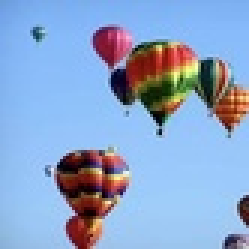
#> input picture images/images_sq.jpg, 83 x 83 px, shrunk from 188 x 188 before the run, found by its file name (shown 3 times larger)
$ jupyter execute 04_texture.ipynb   (older library calls are emulated)
#> lines starting #> are read from the running program, lines starting #| are printed output that depends on the picture; long printed decimals are rounded
[](https://colab.research.google.com/github/upm-classes/image-understanding-2022-2023/blob/main/04_texture.ipynb)

[cell 1]
# Download data from github

# Set path of the images
image_path = './image-understanding-2022-2023/images'

# Entropy

In information theory, information entropy give information about the amount of information.

For a given neighborhood within an image, the local entropy gives information on how complex this neighborhood is. To define the neighborhood, a structuring element or filter is used. This filter makes it possible to detect variations in the local gray level distribution.

[cell 2]
import cv2
import numpy as np
from matplotlib import pyplot as plt
import os

from skimage.filters.rank import entropy
from skimage.morphology import disk

### Read image

[cell 3]
image = cv2.imread(os.path.join(image_path, 'images_sq.jpg'))
#> image is the input picture: shape (83, 83, 3); mean B, G, R 202.3, 164.4, 138.7
image = cv2.cvtColor(image, cv2.COLOR_BGR2RGB) # obtain an RGB version

plt.imshow(image)
plt.show()

### Local entropy calculation

[cell 4]
filter_sizes = [5, 7, 11, 15]

for n in filter_sizes:

  footprint = disk(n) # Neighborhood in which entropy is calculated

  im = cv2.cvtColor(image, cv2.COLOR_RGB2GRAY)  # Convert to gray scale
  e = entropy(im, footprint) # Calculate local entropy

  fig, (ax1, ax2, ax3) = plt.subplots(ncols=3, figsize=(12, 4))
  fig.suptitle(f'Neighborhood {n}')

  ax1.imshow(image)
  ax1.set_title("Image")
  ax1.axis("off")

  ax2.imshow(footprint, cmap='gray')
  ax2.set_title("Footprint")

  colbar = ax3.imshow(e, cmap='viridis')
  ax3.set_title("Entropy")
  ax3.axis("off")
  fig.colorbar(colbar, ax=ax3)

  #fig.tight_layout()
  plt.show()
#> this loop made 4 passes
#> pass 1, `im = cv2.cvtColor(image, cv2.COLOR_RGB2GRAY)`:
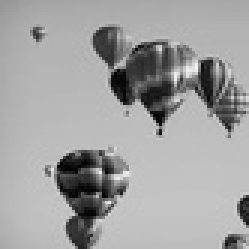
#> im: shape (83, 83) (shown 3 times larger); min 1, max 244, mean 161
#> pass 1, `e = entropy(im, footprint)`:
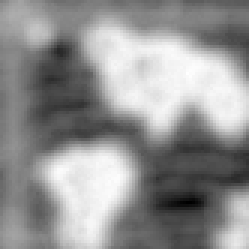
#> e: shape (83, 83) float64 (shown 3 times larger); min 0.192, max 6.17, mean 3.63; drawn with min black and max white
#> pass 1, `plt.show()`:
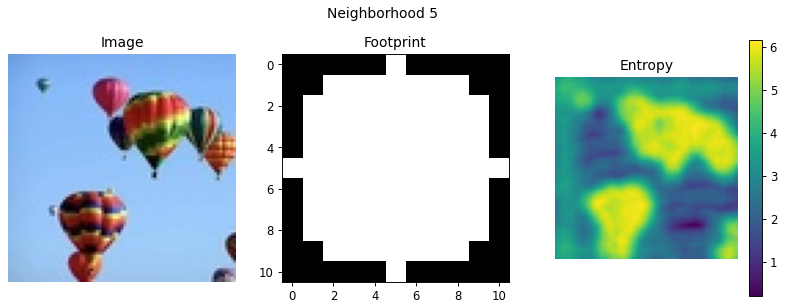
#> figure drawn by matplotlib, 4 panels
#> pass 2, `e = entropy(im, footprint)`:
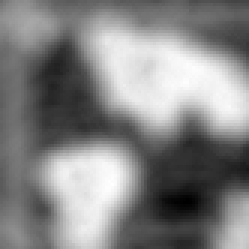
#> e: shape (83, 83) float64 (shown 3 times larger); min 1.12, max 6.74, mean 4.05; drawn with min black and max white
#> pass 3, `e = entropy(im, footprint)`:
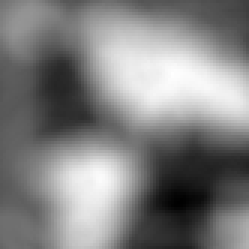
#> e: shape (83, 83) float64 (shown 3 times larger); min 1.88, max 7.3, mean 4.64; drawn with min black and max white

# GLCM Texture Features

 A GLCM describes the frequency of a gray level appearing in a specific spatial relationship with another gray value, within a given window area.

It is a square matrix (𝐺) with dimension 𝑁𝑔, where 𝑁𝑔 is the number of gray levels in the image.

Haralick parameters obtained from GLCM allow discriminating between textures. Some of the 14 Haralick parameters are: entropy, contrast, homogeneity, correlation or dissimilarity.

In this example, the spatial relation considered has been:
distance=[5]
and angles=[0]

The dissimilarity and correlation of two different textures are extracted from an image: grassy areas and sky areas.

This example illustrates the ability of the two calculated features to discrimate textures.

[cell 5]
import numpy as np
from matplotlib import pyplot as plt
import cv2
from skimage.feature import graycomatrix, graycoprops

### Read Image

[cell 6]
image1 = cv2.imread(os.path.join(image_path, 'texture_1.jpeg'))
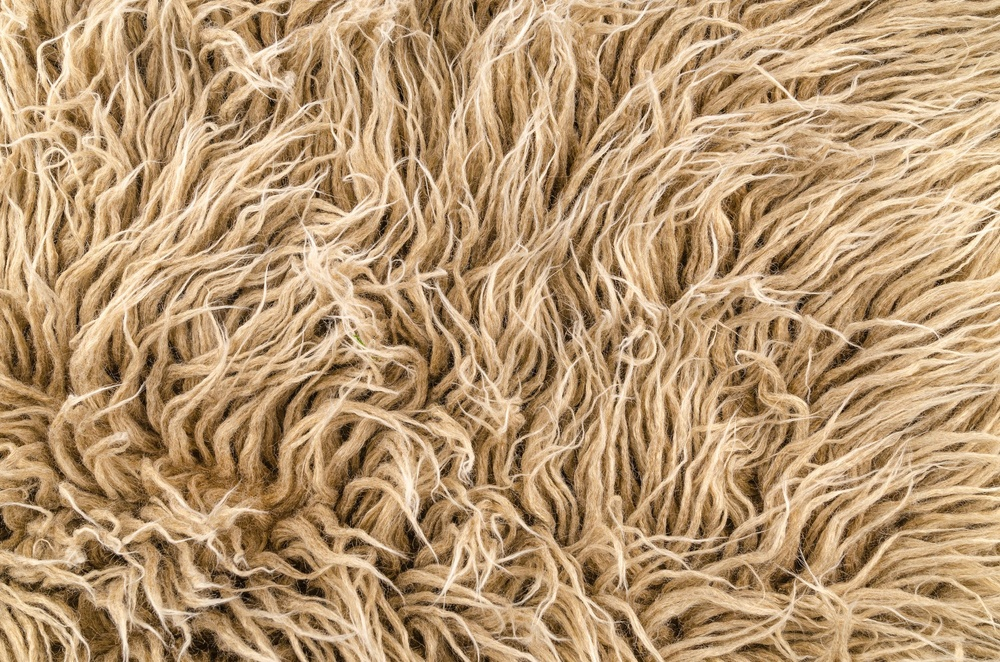
#> input picture images/texture_1.jpeg, 1000 x 662 px, shrunk from 2265 x 1500 before the run, found by its file name
#> image1 is the input picture: shape (662, 1000, 3); mean B, G, R 113, 151.1, 183.2
image1 = cv2.cvtColor(image1, cv2.COLOR_BGR2RGB) # obtain an RGB version

image2 = cv2.imread(os.path.join(image_path, 'texture_2.jpeg'))
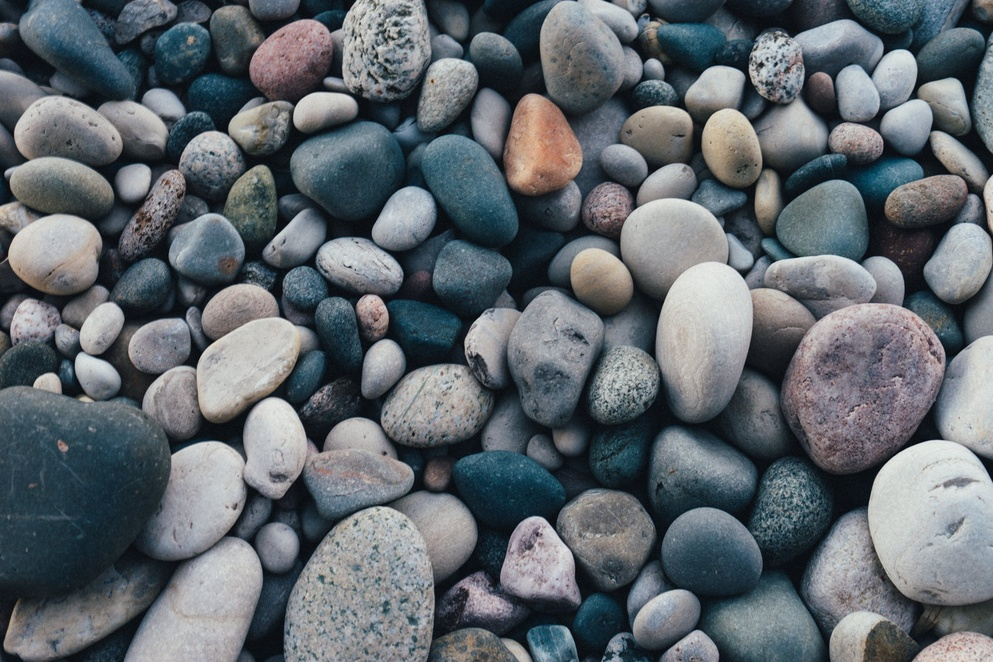
#> input picture images/texture_2.jpeg, 993 x 662 px, shrunk from 2250 x 1500 before the run, found by its file name
#> image2 is the input picture: shape (662, 993, 3); mean B, G, R 109, 103.5, 96.4
image2 = cv2.cvtColor(image2, cv2.COLOR_BGR2RGB) # obtain an RGB version

plt.imshow(image1)
plt.title('Image 1')
plt.show()

plt.imshow(image2)
plt.title('Image 2')
plt.show()

#### GLCM

[cell 7]
distances = [5]
angles = [0]

im1 = cv2.cvtColor(image1, cv2.COLOR_RGB2GRAY)  # Convert to gray scale
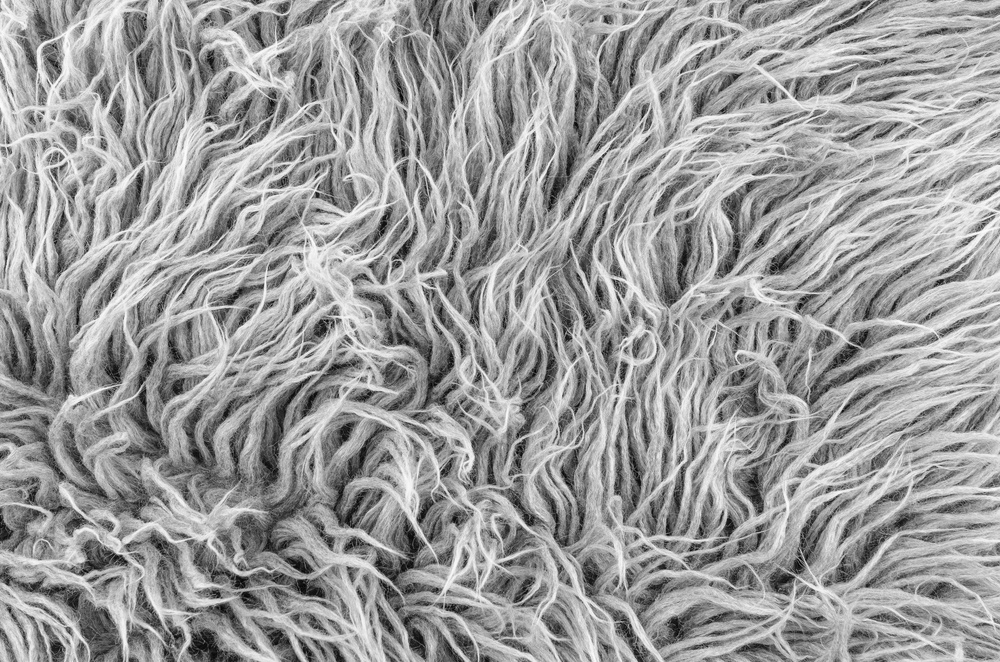
#> im1: shape (662, 1000); min 2, max 253, mean 156.4
glcm1 = graycomatrix(im1, distances=distances, angles=angles,
                     levels=256, symmetric=True, normed=True)

im2 = cv2.cvtColor(image2, cv2.COLOR_RGB2GRAY)  # Convert to gray scale
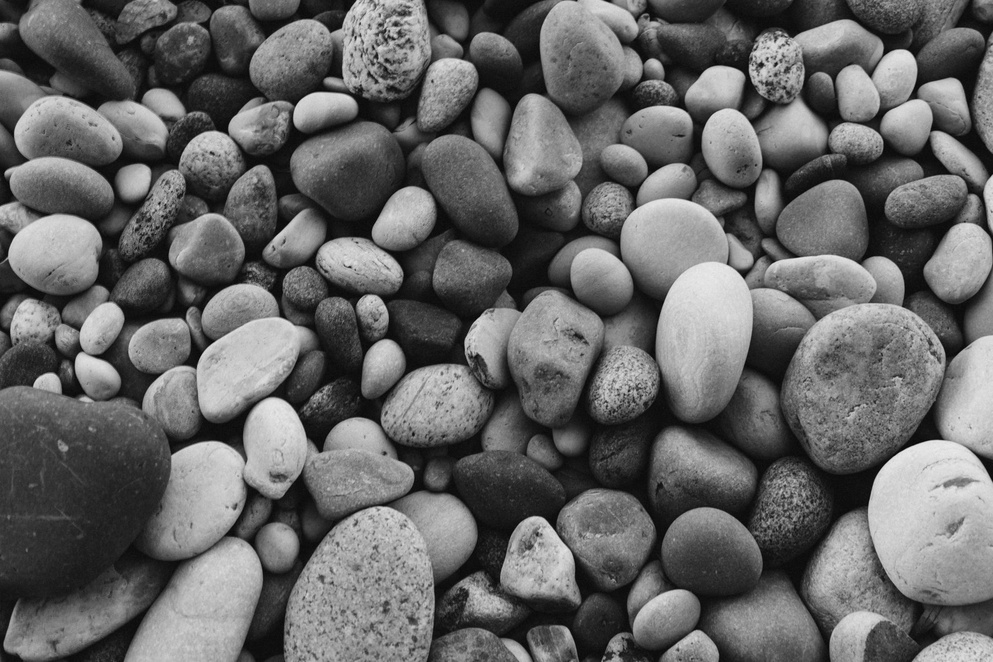
#> im2: shape (662, 993); min 3, max 235, mean 102
glcm2 = graycomatrix(im2, distances=distances, angles=angles,
                     levels=256, symmetric=True, normed=True)

# Plot images
fig, (ax1, ax2) = plt.subplots(1, 2, figsize=(10,5))
fig.suptitle('GLMC')
ax1.imshow(np.squeeze(glcm1), cmap='viridis')
ax1.set_title('Image 1')
ax2.imshow(np.squeeze(glcm2), cmap='viridis')
ax2.set_title('Image 2')
plt.show()
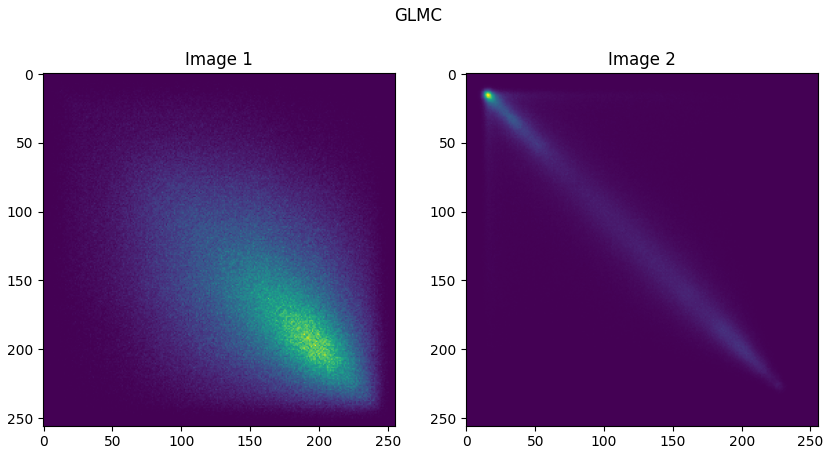
#> figure drawn by matplotlib, 2 panels

#### Textural Features

[cell 8]
dissimilarity_1 = graycoprops(glcm1, 'dissimilarity')[0, 0]
#> dissimilarity_1 = 39.42
correlation_1 = graycoprops(glcm1, 'correlation')[0, 0]
#> correlation_1 = 0.434

dissimilarity_2 = graycoprops(glcm2, 'dissimilarity')[0, 0]
#> dissimilarity_2 = 20.63
correlation_2 = graycoprops(glcm2, 'correlation')[0, 0]
#> correlation_2 = 0.838

print(f'Image 1. Dissimilarity: {dissimilarity_1}. Correlation {correlation_1}')
#| Image 1. Dissimilarity: 39.41919719443137. Correlation 0.4342
print(f'Image 2. Dissimilarity: {dissimilarity_2}. Correlation {correlation_2}')
#| Image 2. Dissimilarity: 20.632756216593073. Correlation 0.8381
